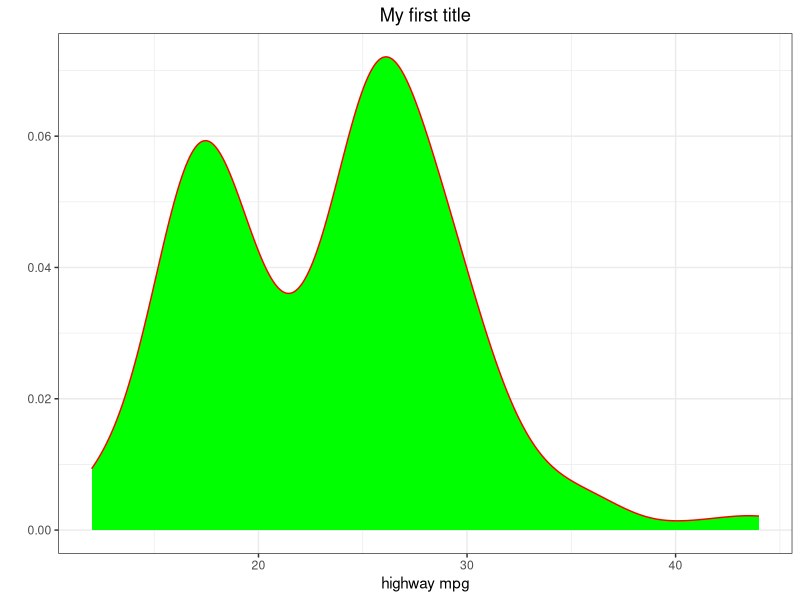
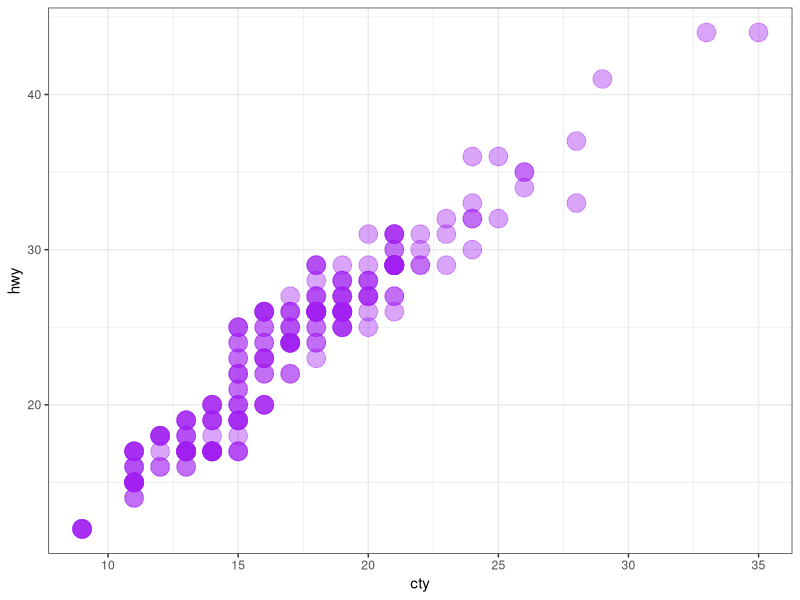
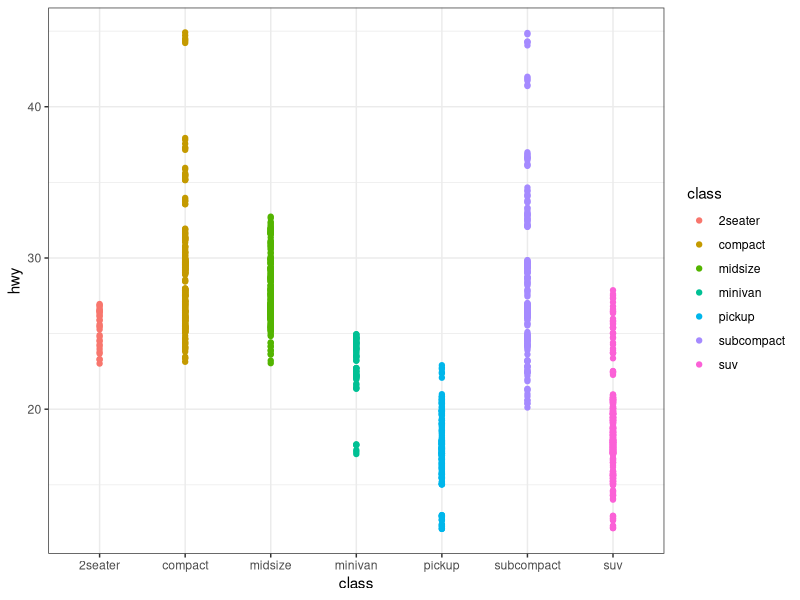
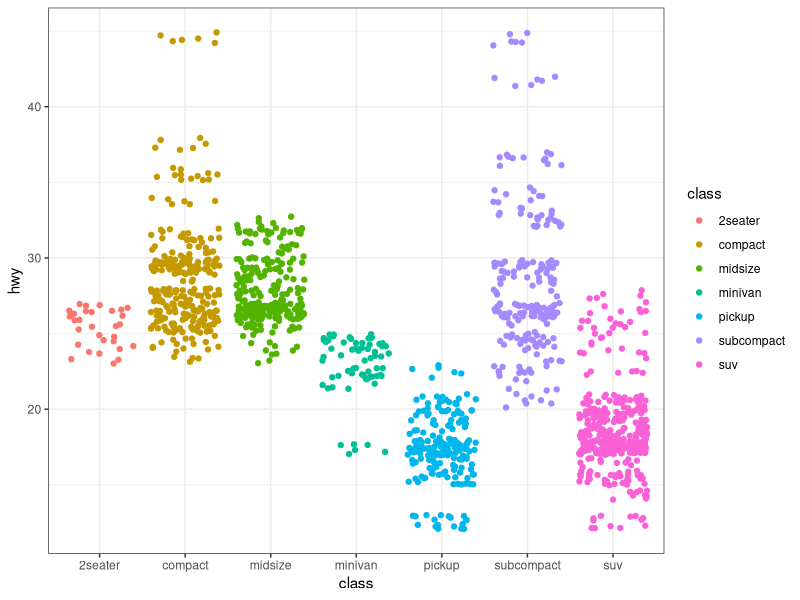
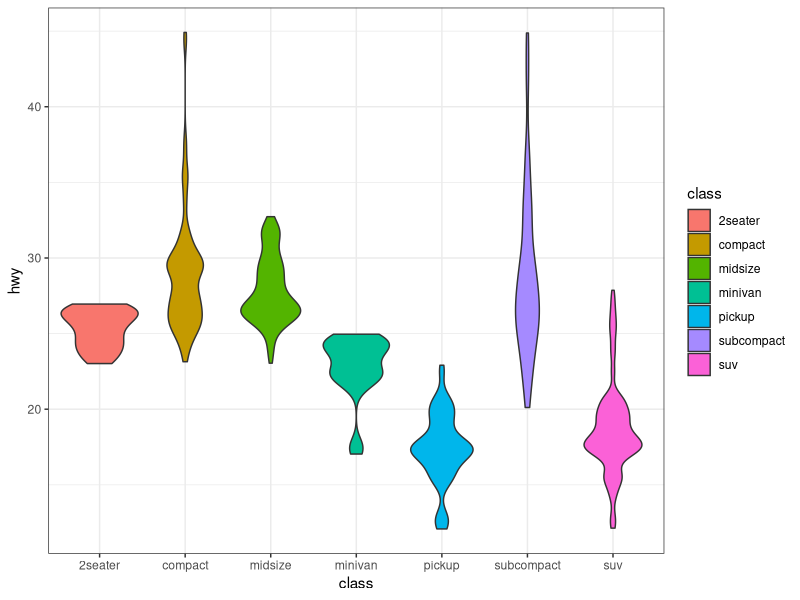
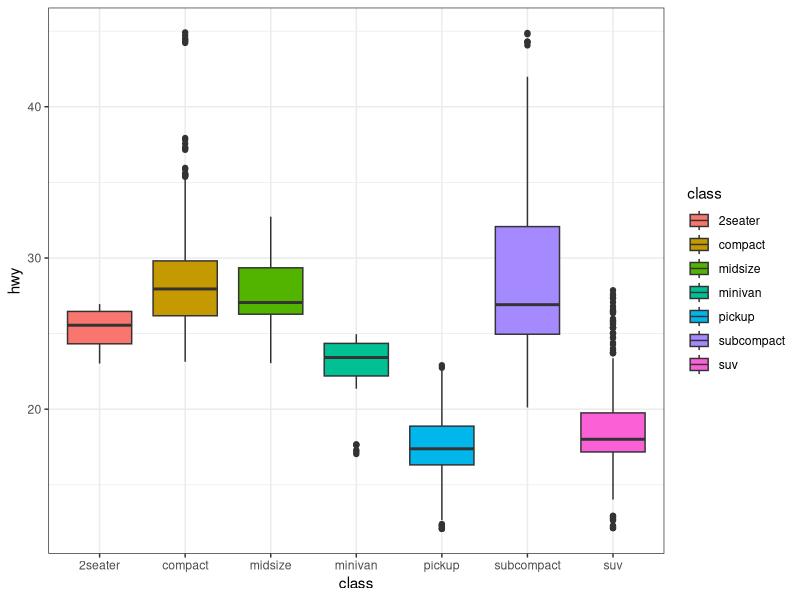

These figures' R source, in order:
# load the ggplot library
library(ggplot2)
myData = mpg

# create a histogram for the hwy column
ggplot(myData, aes(hwy))+geom_density( color="red", fill="green")+
  ggtitle("My first title")+ xlab("highway mpg")+ylab("") + theme_bw()+
  theme(plot.title = element_text(hjust = 0.5))

# scater plot for hwy and cty
ggplot(myData, aes(cty,hwy)) + geom_point(size = 6, color= "purple", alpha= 0.4)+
  theme_bw()


#create duplicate data to get large dataset
newMPG=rbind(mpg,mpg,mpg,mpg,mpg,mpg)
newMPG$hwy=newMPG$hwy+runif(nrow(newMPG),min=0,max=1)

# How to compare the distributions of hwy mpgs for different cars?
ggplot(newMPG, aes(class, hwy, color=class))+geom_point()+theme_bw()

#jitter plot
ggplot(newMPG, aes(class, hwy, color=class))+geom_jitter()+theme_bw()

#violin plot
ggplot(newMPG, aes(class, hwy, fill=class))+geom_violin()+theme_bw()

#boxplot
ggplot(newMPG, aes(class, hwy, fill=class))+geom_boxplot()+theme_bw()
